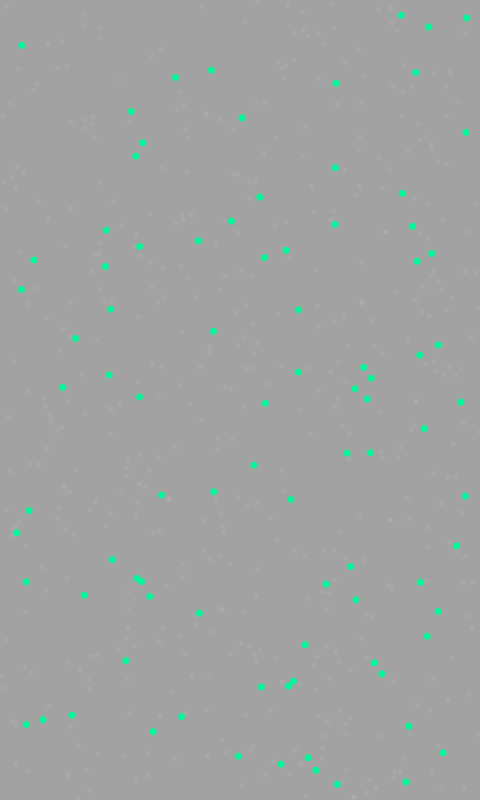
Frame 1 (no input)
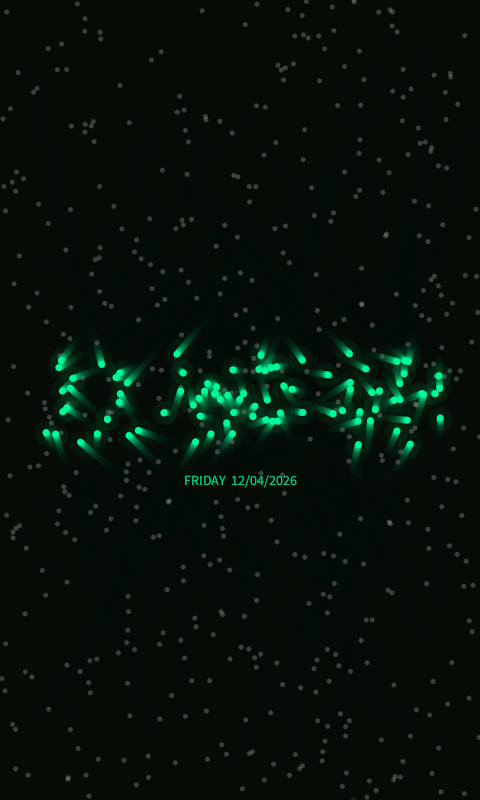
Frame 60 (the mouse pressed at the canvas centre just before this capture)
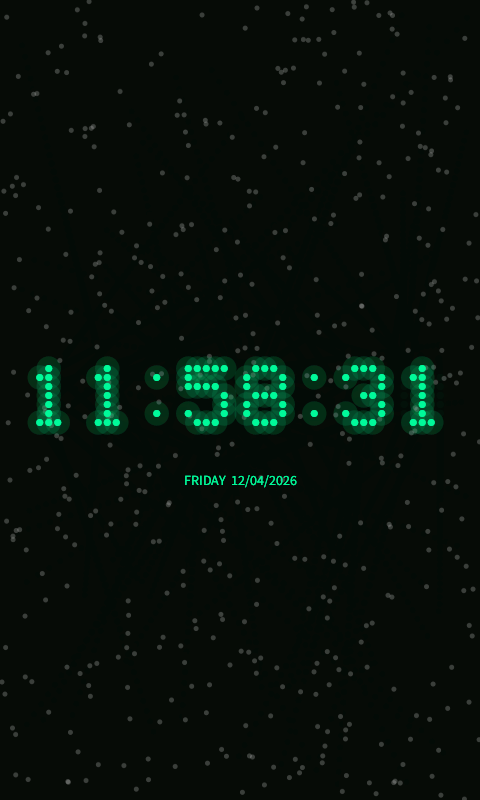
Frame 120 (the mouse held since frame 60 and released just before this capture)

The Processing sketch that drew these frames (run headless with seeded random() and noise(); from frame 60 on, the mouse is pressed at the canvas centre):

// Processing sketch: particle_clock_1
// ── particle_clock_1.pde
/*
 * Dynamic Particle Clock - Palette Update & Logic Lock
 * Version: 2026.02.05.15.50.00
 * * --- Logic Overview ---
 * 1. Palette Logic: Ensures the new Primary color is never the same as the 
 * previous Primary color OR the current Background color (#0).
 * 2. Selective Fading: globalAlpha controls the Glow. Date hides instantly at Phase 0.
 * 3. State Machine: 
 * - Phase 0 (Scatter): Particles explode; Glow fades; Date hidden immediately.
 * - Phase 1 (Coalesce): Particles lerp to target; Glow/Date fade in.
 * - Phase 2 (Display): All elements 100% visible; colons pulse.
 * 4. Typography: Explicit 7x5 binary matrix with carriage returns for easy editing.
 */

// --- Configuration Parameters ---
int SKETCH_WIDTH = 480;    
int SKETCH_HEIGHT = 800;   
int PADDING = 0;           // No internal padding for maximum digit scale
int MAX_FRAMES = 900;      
boolean SAVE_FRAMES = false; 
int ANIMATION_SPEED = 60;  // FPS
int GLOBAL_SEED = 42;      

// --- Toggle Features ---
boolean ENABLE_TRAILS = true;   // Enables semi-transparent background wipes
boolean ENABLE_PARALLAX = true; // Background stars drift downward
boolean INVERT_BG = false;       // Flips background/foreground color logic
boolean USE_24HOUR = false;      // false = 12hr (with padding), true = 24hr

// --- Timing and Visuals ---
float TIME_SCATTER = 3.0;  // Duration of explosion phase
float TIME_COALESCE = 2.0; // Duration of movement to target
float TIME_DISPLAY = 10.0; // Duration of static time display
float GLOW_ALPHA = 10.0;   // Transparency of the outer glow ellipse

// --- Background and Scaling ---
int BG_PARTICLE_COUNT = 500;    // Number of parallax stars
float BG_PARTICLE_SIZE = 5.0;   
float PARALLAX_SPEED = 0.05;    
float GRID_CELL_SIZE = 9.0;    // Horizontal/Vertical spacing of digit dots
float PARTICLE_SIZE = 7.0;     // Diameter of individual time particles
float DATE_V_OFFSET = 80.0;    // Vertical distance from center for the date string
int PALETTE_INDEX = 4;         // Initial palette (0-4) - Updated to Acid Green

// --- Vivid Color Palettes ---
// Format: {Background, Primary 1, Primary 2, Primary 3, Primary 4}
String[][] PALETTES = {
  {"#0A0A0A", "#FF0000", "#FF4F00", "#FF8D00", "#FFFB00"}, // 0: Solar Fire
  {"#050505", "#00FF00", "#00FF9F", "#00EFFF", "#007BFF"}, // 1: Cyber Electric
  {"#000000", "#FF00FF", "#9D00FF", "#4900FF", "#00FFFF"}, // 2: Synthwave
  {"#0A0500", "#FFFF00", "#FFD700", "#FFA500", "#FF4500"}, // 3: Molten Gold
  {"#050A05", "#ADFF2F", "#32CD32", "#00FA9A", "#00CED1"}  // 4: Acid Green
};

// --- Internal Variables ---
ArrayList<Particle> particles = new ArrayList<Particle>();
PVector[] bgStars;
float[] starSpeeds;
int currentPhase = 1;      
float phaseTimer = 0;
color[] activePalette;
color targetThemeColor;
color currentInterpColor;
int currentPaletteIdx;
float globalAlpha = 0;     

/*
 * EXPLICIT BINARY MATRIX (7 rows x 5 columns)
 * 1 = Pixel On (X), 0 = Pixel Off (.)
 */
int[][][] font = {
  { // 0
    {0,1,1,1,0},
    {1,0,0,0,1},
    {1,0,0,0,1},
    {1,0,0,0,1},
    {1,0,0,0,1},
    {1,0,0,0,1},
    {0,1,1,1,0}
  },
  { // 1
    {0,0,1,0,0},
    {0,1,1,0,0},
    {0,0,1,0,0},
    {0,0,1,0,0},
    {0,0,1,0,0},
    {0,0,1,0,0},
    {0,1,1,1,0}
  },
  { // 2
    {0,1,1,1,0},
    {1,0,0,0,1},
    {0,0,0,0,1},
    {0,0,0,1,0},
    {0,0,1,0,0},
    {0,1,0,0,0},
    {1,1,1,1,1}
  },
  { // 3
    {0,1,1,1,0},
    {1,0,0,0,1},
    {0,0,0,0,1},
    {0,0,1,1,0},
    {0,0,0,0,1},
    {1,0,0,0,1},
    {0,1,1,1,0}
  },
  { // 4
    {0,0,0,1,0},
    {0,0,1,1,0},
    {0,1,0,1,0},
    {1,0,0,1,0},
    {1,1,1,1,1},
    {0,0,0,1,0},
    {0,0,0,1,0}
  },
  { // 5
    {1,1,1,1,1},
    {1,0,0,0,0},
    {1,1,1,1,0},
    {0,0,0,0,1},
    {0,0,0,0,1},
    {1,0,0,0,1},
    {0,1,1,1,0}
  },
  { // 6
    {0,1,1,1,0},
    {1,0,0,0,0},
    {1,1,1,1,0},
    {1,0,0,0,1},
    {1,0,0,0,1},
    {1,0,0,0,1},
    {0,1,1,1,0}
  },
  { // 7
    {1,1,1,1,1},
    {0,0,0,0,1},
    {0,0,0,1,0},
    {0,0,1,0,0},
    {0,1,0,0,0},
    {1,0,0,0,0},
    {1,0,0,0,0}
  },
  { // 8
    {0,1,1,1,0},
    {1,0,0,0,1},
    {1,0,0,0,1},
    {0,1,1,1,0},
    {1,0,0,0,1},
    {1,0,0,0,1},
    {0,1,1,1,0}
  },
  { // 9
    {0,1,1,1,0},
    {1,0,0,0,1},
    {1,0,0,0,1},
    {0,1,1,1,1},
    {0,0,0,0,1},
    {1,0,0,0,1},
    {0,1,1,1,0}
  }
};

void settings() {
  size(SKETCH_WIDTH, SKETCH_HEIGHT);
}

void setup() {
  randomSeed(GLOBAL_SEED);
  frameRate(ANIMATION_SPEED);
  
  currentPaletteIdx = PALETTE_INDEX;
  activePalette = new color[5];
  for (int i = 0; i < 5; i++) {
    activePalette[i] = unhex("FF" + PALETTES[currentPaletteIdx][i].substring(1));
  }
  targetThemeColor = activePalette[floor(random(1, 5))];
  currentInterpColor = targetThemeColor;
  
  bgStars = new PVector[BG_PARTICLE_COUNT];
  starSpeeds = new float[BG_PARTICLE_COUNT];
  for (int i = 0; i < BG_PARTICLE_COUNT; i++) {
    bgStars[i] = new PVector(random(width), random(height));
    starSpeeds[i] = random(0.5, 2.0) * PARALLAX_SPEED;
  }

  for (int i = 0; i < 800; i++) {
    particles.add(new Particle());
  }
  
  updateTargets(); 
}

void initPaletteColors() {
  color lastPrimary = targetThemeColor;
  for (int i = 0; i < 5; i++) {
    activePalette[i] = unhex("FF" + PALETTES[currentPaletteIdx][i].substring(1));
  }
  int newIdx;
  do {
    newIdx = floor(random(1, 5));
    targetThemeColor = activePalette[newIdx];
  } while (targetThemeColor == lastPrimary);
}

void draw() {
  color bg = activePalette[0];
  if (INVERT_BG) bg = color(255 - red(bg), 255 - green(bg), 255 - blue(bg));
  
  if (ENABLE_TRAILS) {
    noStroke();
    fill(bg, 55); 
    rect(0, 0, width, height);
  } else {
    background(bg);
  }
  
  currentInterpColor = lerpColor(currentInterpColor, targetThemeColor, 0.04);
  
  drawBackground();
  updatePhases();
  updateTargets();
  
  for (Particle p : particles) {
    p.update();
    p.display();
  }
  
  drawDate();
}

void drawBackground() {
  noStroke();
  fill(255, 15); 
  for (int i = 0; i < BG_PARTICLE_COUNT; i++) {
    if (ENABLE_PARALLAX) {
      bgStars[i].y += starSpeeds[i];
      if (bgStars[i].y > height) bgStars[i].y = 0;
    }
    ellipse(bgStars[i].x, bgStars[i].y, BG_PARTICLE_SIZE, BG_PARTICLE_SIZE);
  }
}

void drawDate() {
  if (globalAlpha > 0 && currentPhase != 0) {
    textAlign(CENTER, CENTER);
    java.text.SimpleDateFormat sdf = new java.text.SimpleDateFormat("MM/dd/yyyy");
    java.text.SimpleDateFormat dayName = new java.text.SimpleDateFormat("EEEE");
    java.util.Date now = new java.util.Date();
    String dateStr = dayName.format(now).toUpperCase() + "  " + sdf.format(now);
    
    fill(currentInterpColor, globalAlpha);
    textSize(14);
    text(dateStr, width/2, (height/2) + DATE_V_OFFSET);
  }
}

void updatePhases() {
  phaseTimer += 1.0 / ANIMATION_SPEED;
  float threshold = (currentPhase == 0) ? TIME_SCATTER : (currentPhase == 1) ? TIME_COALESCE : TIME_DISPLAY;
  
  if (currentPhase == 0) {
    globalAlpha = 0; 
  } else if (currentPhase == 1) {
    globalAlpha = map(phaseTimer, 0, threshold, 0, 255);
  } else {
    globalAlpha = 255;
  }

  if (phaseTimer >= threshold) {
    phaseTimer = 0;
    currentPhase = (currentPhase + 1) % 3;
    
    if (currentPhase == 0) {
      currentPaletteIdx = (currentPaletteIdx + 1) % PALETTES.length;
      initPaletteColors();
      for (Particle p : particles) p.prepareExplosion();
    }
  }
}

void updateTargets() {
  int h = hour();
  if (!USE_24HOUR) {
    h = h % 12;
    if (h == 0) h = 12;
  }
  
  String timeStr = nf(h, 2) + ":" + nf(minute(), 2) + ":" + nf(second(), 2);
  
  float charWidth = 5 * GRID_CELL_SIZE;
  float charSpacing = GRID_CELL_SIZE * 1.5; 
  float totalWidth = (6 * charWidth) + (2 * (3 * GRID_CELL_SIZE)) + (7 * charSpacing);
  float startX = (width - totalWidth) / 2;
  float startY = (height - (7 * GRID_CELL_SIZE)) / 2;
  
  int pIdx = 0;
  for (Particle p : particles) p.active = false;

  for (int i = 0; i < timeStr.length(); i++) {
    char c = timeStr.charAt(i);
    float xOff = getCharOffset(i, charWidth, charSpacing);
    if (c == ':') {
      pIdx = setTargetColon(startX + xOff, startY, pIdx, GRID_CELL_SIZE);
    } else {
      pIdx = setTargetDigit(Character.getNumericValue(c), startX + xOff, startY, pIdx, GRID_CELL_SIZE);
    }
  }
}

float getCharOffset(int charIdx, float cw, float cs) {
  float offset = 0;
  for (int i = 0; i < charIdx; i++) {
    if (i == 2 || i == 5) offset += (3 * GRID_CELL_SIZE) + cs;
    else offset += cw + cs;
  }
  return offset;
}

int setTargetDigit(int d, float x, float y, int pIdx, float space) {
  for (int r = 0; r < 7; r++) {
    for (int c = 0; c < 5; c++) {
      if (font[d][r][c] == 1) {
        if (pIdx < particles.size()) {
          particles.get(pIdx).setTarget(x + c * space, y + r * space, false);
          particles.get(pIdx).active = true;
          pIdx++;
        }
      }
    }
  }
  return pIdx;
}

int setTargetColon(float x, float y, int pIdx, float space) {
  int[] rows = {1, 5}; 
  for (int r : rows) {
    if (pIdx < particles.size()) {
      particles.get(pIdx).setTarget(x + space, y + r * space, true);
      particles.get(pIdx).active = true;
      pIdx++;
    }
  }
  return pIdx;
}

class Particle {
  PVector pos, vel, acc, target, startPos;
  boolean active = false;
  boolean isColon = false;

  Particle() {
    pos = new PVector(random(width), random(height));
    startPos = pos.copy();
    vel = new PVector(0, 0);
    acc = new PVector(0, 0);
    target = pos.copy();
  }

  void setTarget(float tx, float ty, boolean colon) {
    target.set(tx, ty);
    isColon = colon;
  }

  void prepareExplosion() {
    PVector burst = PVector.random2D().mult(random(15, 28));
    vel.set(burst);
    startPos.set(pos);
  }

  void update() {
    if (currentPhase == 0) { // Scatter
      acc.add(PVector.random2D().mult(0.4));
      vel.add(acc);
      pos.add(vel);
      acc.mult(0);
      vel.mult(0.94);
    } else if (currentPhase == 1) { // Coalesce
      float pct = phaseTimer / TIME_COALESCE;
      float ease = 1 - pow(1 - pct, 4); 
      if (pct == 0) startPos.set(pos); 
      pos.x = lerp(startPos.x, target.x, ease);
      pos.y = lerp(startPos.y, target.y, ease);
    } else { // Display
      pos.set(target);
      vel.set(0, 0);
    }
  }

  void display() {
    if (!active && currentPhase != 0) return;
    float renderSize = PARTICLE_SIZE;
    if (isColon && currentPhase == 2) {
      float pulse = sin((millis() % 1000) / 1000.0 * PI);
      renderSize += (pulse * 3.0) - 1.5;
    }
    noStroke();
    fill(currentInterpColor, (globalAlpha/255.0) * GLOW_ALPHA);
    ellipse(pos.x, pos.y, renderSize * 3.5, renderSize * 3.5);
    fill(currentInterpColor);
    ellipse(pos.x, pos.y, renderSize, renderSize);
  }
}
